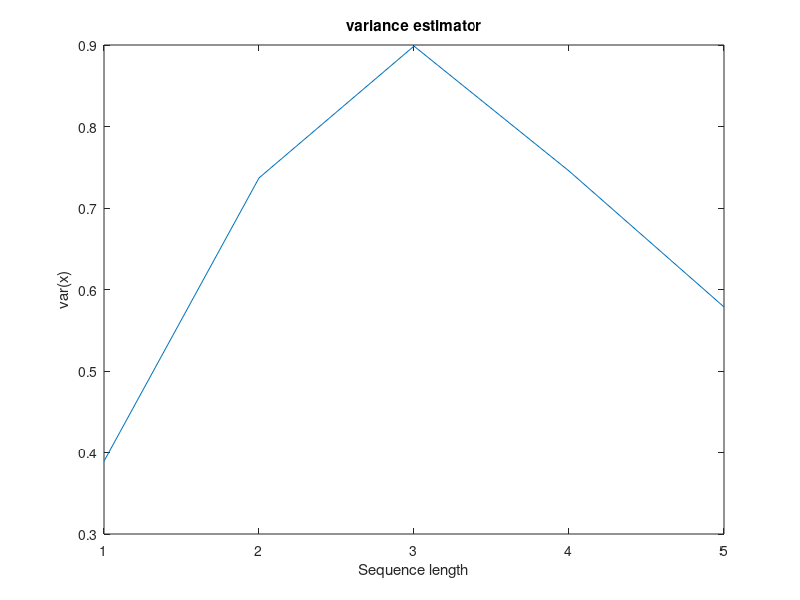

The MATLAB script that drew this image:

clear
close all
clc

N = input('Input the desired length of the sequence: ');
R = input('Number of times to repeat the experiment:');

var_x = 1;
x = sqrt(var_x)*randn(R,N);
vs = zeros(R,1);

for r = 1:R
    vs(r) = var(x(r,:),1);
end
    
figure, plot([1:R], vs);
title('variance estimator');
xlabel('Sequence length');
ylabel('var(x)');

bias = var_x - mean(vs)

biasest = var_x - ((N-1)/N)*var_x
